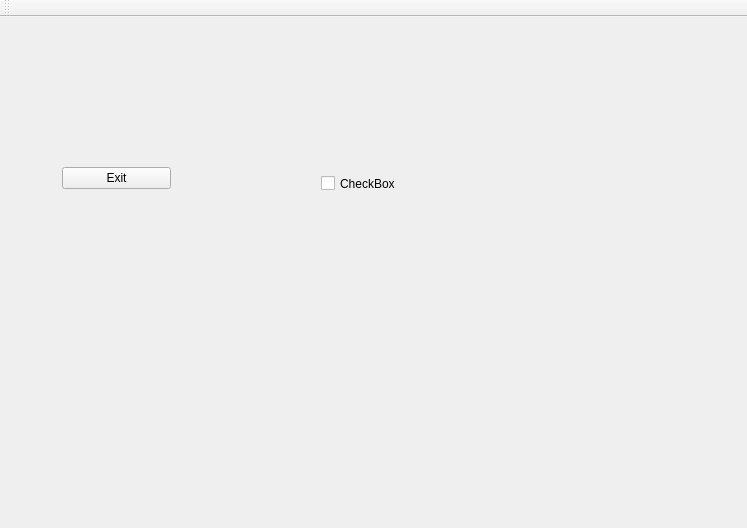
<?xml version="1.0" encoding="UTF-8"?>
<ui version="4.0">
 <class>MainWindow</class>
 <widget class="QMainWindow" name="MainWindow">
  <property name="geometry">
   <rect>
    <x>0</x>
    <y>0</y>
    <width>747</width>
    <height>528</height>
   </rect>
  </property>
  <property name="windowTitle">
   <string>Mesh_Computational_Geometry</string>
  </property>
  <widget class="QWidget" name="centralWidget">
   <property name="sizePolicy">
    <sizepolicy hsizetype="Expanding" vsizetype="Preferred">
     <horstretch>0</horstretch>
     <verstretch>0</verstretch>
    </sizepolicy>
   </property>
   <layout class="QHBoxLayout" name="horizontalLayout">
    <item>
     <widget class="GLDisplayWidget" name="widget" native="true">
      <widget class="QCheckBox" name="checkBox">
       <property name="geometry">
        <rect>
         <x>310</x>
         <y>140</y>
         <width>81</width>
         <height>31</height>
        </rect>
       </property>
       <property name="text">
        <string>CheckBox</string>
       </property>
      </widget>
      <widget class="QWidget" name="">
       <property name="geometry">
        <rect>
         <x>40</x>
         <y>110</y>
         <width>131</width>
         <height>81</height>
        </rect>
       </property>
       <layout class="QVBoxLayout" name="verticalLayout_3">
        <item>
         <widget class="QPushButton" name="pushButton">
          <property name="text">
           <string>Exit</string>
          </property>
         </widget>
        </item>
        <item>
         <layout class="QVBoxLayout" name="verticalLayout_2"/>
        </item>
       </layout>
      </widget>
     </widget>
    </item>
   </layout>
  </widget>
  <widget class="QToolBar" name="mainToolBar">
   <attribute name="toolBarArea">
    <enum>TopToolBarArea</enum>
   </attribute>
   <attribute name="toolBarBreak">
    <bool>false</bool>
   </attribute>
  </widget>
 </widget>
 <layoutdefault spacing="6" margin="11"/>
 <customwidgets>
  <customwidget>
   <class>GLDisplayWidget</class>
   <extends>QWidget</extends>
   <header>gldisplaywidget.h</header>
   <container>1</container>
  </customwidget>
 </customwidgets>
 <resources/>
 <connections>
  <connection>
   <sender>pushButton</sender>
   <signal>released()</signal>
   <receiver>MainWindow</receiver>
   <slot>close()</slot>
   <hints>
    <hint type="sourcelabel">
     <x>132</x>
     <y>145</y>
    </hint>
    <hint type="destinationlabel">
     <x>169</x>
     <y>-1</y>
    </hint>
   </hints>
  </connection>
 </connections>
</ui>
